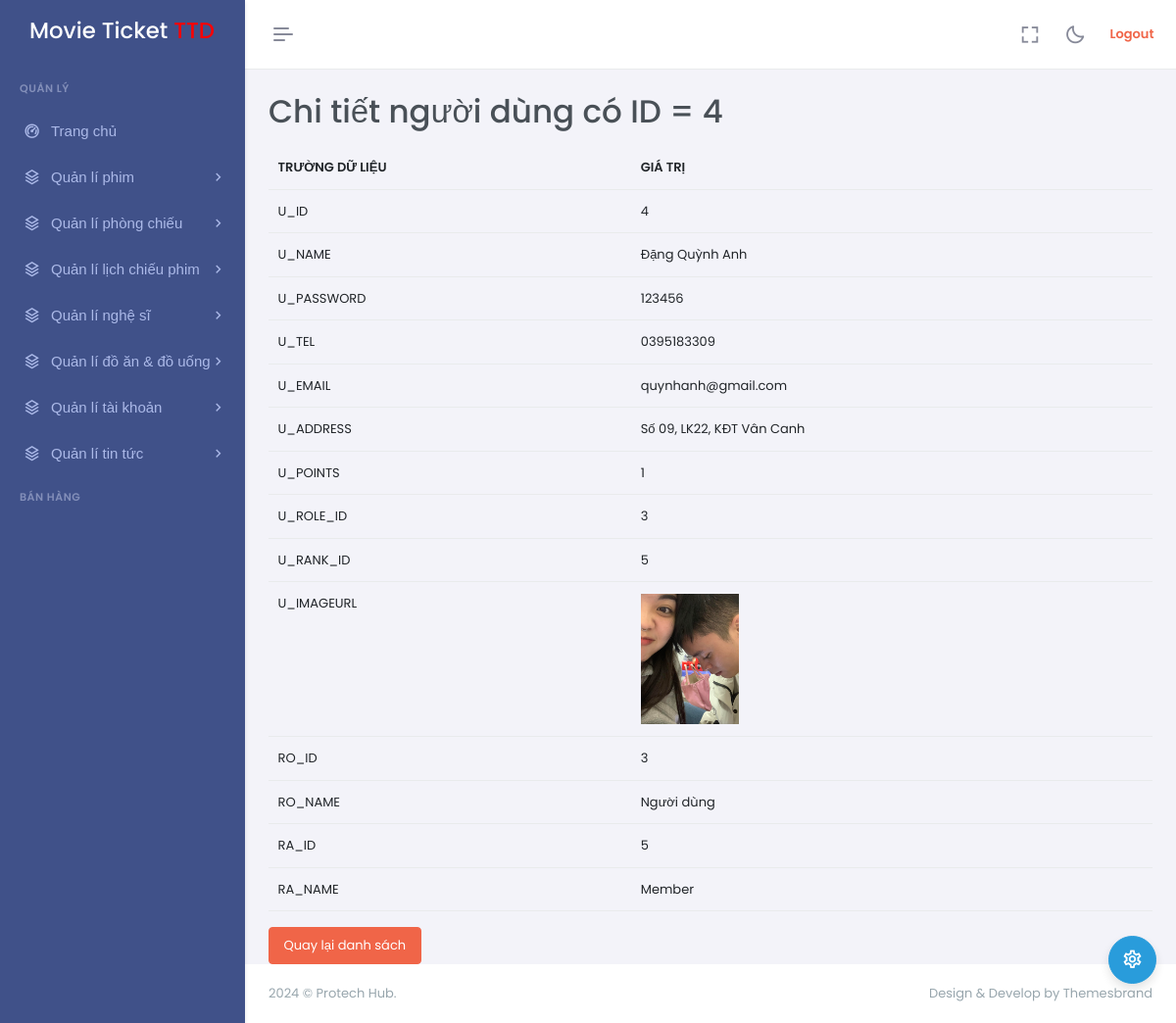
The app's page /?mode=admin&action=users-show&id=4 (signed in) with its own data.
### tables this page shows
CREATE TABLE `users` (
  `id` int NOT NULL,
  `name` varchar(50) NOT NULL,
  `password` varchar(50) NOT NULL,
  `tel` varchar(11) NOT NULL,
  `email` varchar(255) NOT NULL,
  `address` varchar(255) NOT NULL,
  `role_id` int NOT NULL,
  `rank_id` int NOT NULL,
  `points` int DEFAULT NULL,
  `imageURL` varchar(255) DEFAULT NULL
);

CREATE TABLE `roles` (
  `id` int NOT NULL,
  `name` varchar(50) NOT NULL,
  `description` varchar(255) NOT NULL
);

CREATE TABLE `ranks` (
  `id` int NOT NULL,
  `name` varchar(50) NOT NULL,
  `benefits` varchar(255) NOT NULL,
  `level` int NOT NULL
);

### controllers/admin/UserController.php (called while the page is built, shortened)
<?php
class UserController
{
    private $user;
    public function __construct()
    {
        $this->user = new User();
    }
    public function show()
    {
        try {
            $id = $_GET['id'];
            $user = $this->user->getID($id);
            require_once PATH_VIEW_ADMIN_MAIN;
        } catch (\Throwable $th) {
            $_SESSION['success'] = false;
            $_SESSION['msg'] = $th->getMessage();
            header('Location: ' . BASE_URL_ADMIN . '&action=users-list');
            exit();
        }
    }
}

### models/BaseModel.php (called while the page is built, shortened)
<?php
class BaseModel
{
    public function __construct()
    {
        $dsn = sprintf('mysql:host=%s;port=%s;dbname=%s;charset=utf8', DB_HOST, DB_PORT, DB_NAME);
        try {
            $this->pdo = new PDO($dsn, DB_USERNAME, DB_PASSWORD, DB_OBTIONS);
        } catch (PDOException $e) {
            die("Kết nối cơ sở dữ liệu thất bại: {$e->getMessage()}. Vui lòng thử lại sau.");
        }
    }
}

### models/User.php (called while the page is built, shortened)
<?php
class User extends BaseModel
{
    public function getID($id){
        $sql = "
        SELECT
         u.id                   u_id,
         u.name                 u_name,
         u.password             u_password,
         u.tel                  u_tel,
         u.email                u_email,
         u.address              u_address,
         u.points               u_points,
         u.role_id              u_role_id,
         u.rank_id              u_rank_id,
         u.imageURL             u_imageURL,
         ro.id                  ro_id,
         ro.name                ro_name,
         ra.id                  ra_id,
         ra.name                ra_name
         FROM
    users u
JOIN roles ro ON ro.id = u.role_id
JOIN ranks ra ON ra.id = u.rank_id
WHERE u.id = :id;
    ";
    $stmt = $this->pdo->prepare($sql);
    $stmt->execute(['id'=> $id]);
    return $stmt -> fetch();
    }
}
?>

### views/admin/users/show.php (the view)
<table class="table">
    <tr>
        <th>TRƯỜNG DỮ LIỆU</th>
        <th>GIÁ TRỊ</th>
    </tr>
    <?php foreach ($user as $key => $value): ?>
        <tr>
            <td><?= strtoupper($key) ?></td>
            <td>
                <?php
                switch ($key) {
                    case 'u_imageURL':
                        if (!empty($value)) {
                            $link = BASE_ASSETS_UPLOADS . $value;
                            echo "<img src='$link' width='100px'>";
                        }
                        break;
                    default:
                        echo $value;
                        break;
                }
                ?>
            </td>
        </tr>
    <?php endforeach; ?>
</table>
<a href="<?= BASE_URL_ADMIN . '&action=users-list' ?>" class="btn btn-danger">Quay lại danh sách</a>

### records on screen
users: id "4", name "Đặng Quỳnh Anh", password "123456", tel "0395183309", email "quynhanh@gmail.com", address "Số 09, LK22, KĐT Vân Canh", points "1", role "3", rank "5", imageURL (picture), role.name "Người dùng", rank.name "Member"

### other values on screen
$title "Chi tiết người dùng có ID = 4"
$key "U_ID"
$key "U_NAME"
$key "U_PASSWORD"
$key "U_TEL"
$key "U_EMAIL"
$key "U_ADDRESS"
$key "U_POINTS"
$key "U_ROLE_ID"
$key "U_RANK_ID"
$key "U_IMAGEURL"
$key "RO_ID"
$key "RO_NAME"
$key "RA_ID"
$key "RA_NAME"
